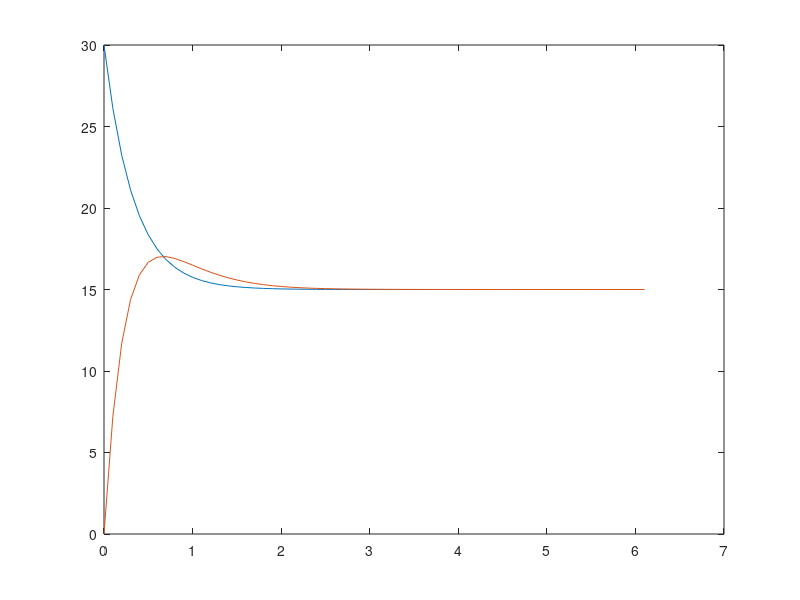

This figure's MATLAB source:
function [x, y, t] = dosis()

	
	t = [0:0.1:6.1];
	length(t)
	 x	= [30];
	 y	= [0];
	k0	= 0.5;
	k1	= 2.5;
	k2	= 3;
	b0 	= 1.5;
	h       = 0.1;		% paso 
	c1	= 30;
	c2 	= 0;
	i       = 1;
	tiemp   = 0;
	K 	= 0;
	u 	= 30
	
	while( tiemp < 6 )
			
	
		m1 = h * (-( k1 + k0 ) * c1 + b0 * u );
		n1 = h * (k2 * c1 - k2 * c2 );
		
		m2 = h * (-( k1 + k0 ) * ( c1 + m1 / 2 ) + b0 * u );
		n2 = h * (k2 * ( c1 + m1 /2 ) - k2 * (c2 + n1/ 2) );
	
		m3 = h * (-( k1 + k0 ) * ( c1 + m2 / 2 ) + b0 * u );
		n3 = h * (k2 * ( c1 + m2 /2 ) - k2 * (c2 + n2/ 2) );

		m4 = h * (-( k1 + k0 ) * ( c1 + m3 ) + b0 * u );
		n4 = h * (k2 * ( c1 + m3 ) - k2 * (c2 + n3 ) );

		x = [x; ( c1 + ( m1 + 2*m2 + 2*m3 + m4 ) / 6 )];
		y = [y; ( c2 + ( n1 + 2*n2 + 2*n3 + n4 ) / 6 )];

		tiemp = tiemp + h;
		
		c1 = x(i + 1);
		c2 = y(i + 1);
		
		i++;
		
	end
	plot(t, x, t, y)
end

